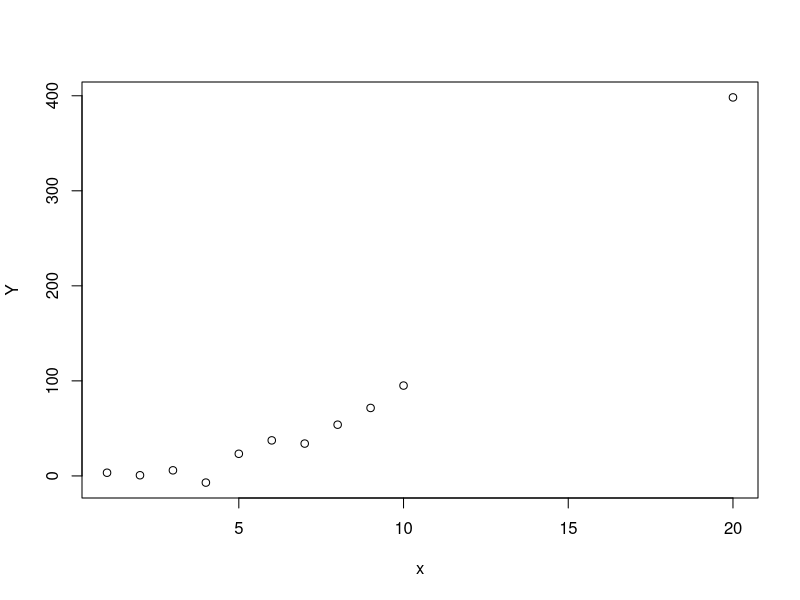

Write R code to recreate this figure.
rm(list = ls())
x <- c(1, 2, 3, 4, 5, 6, 7, 8, 9, 10, 20)
set.seed(111) ; Y <- x^2 + rnorm(length(x), 0, 10)
# openg()
plot(x, Y)
# saveg('deceiving-R')
Pearson <- cor.test(x, Y)[[4]]
Spearman <- cor.test(x, Y, method = 'spearman')[[4]]
round(c(Pearson = Pearson, Spearman = Spearman), 2)